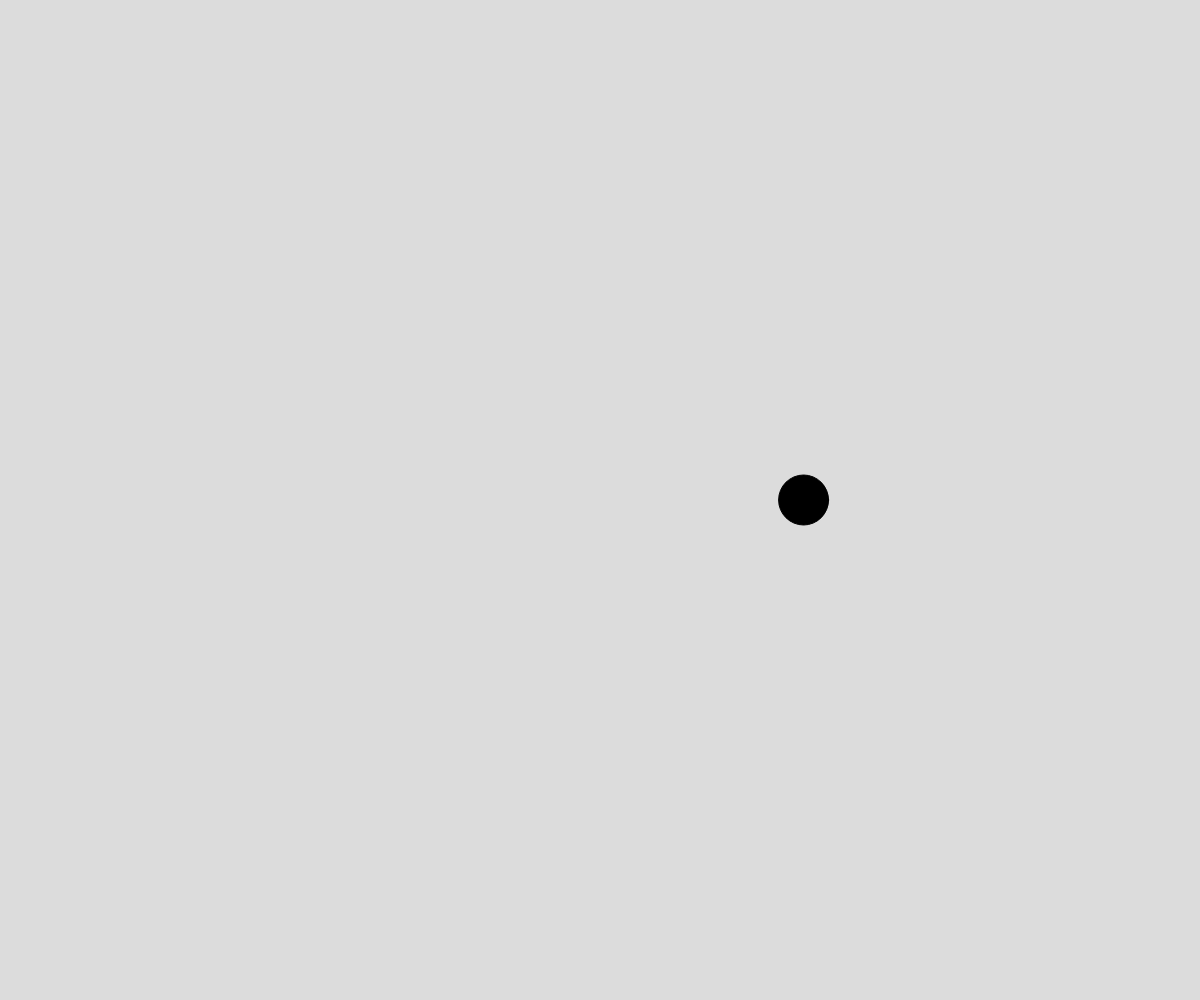
Frame 1 (no input)
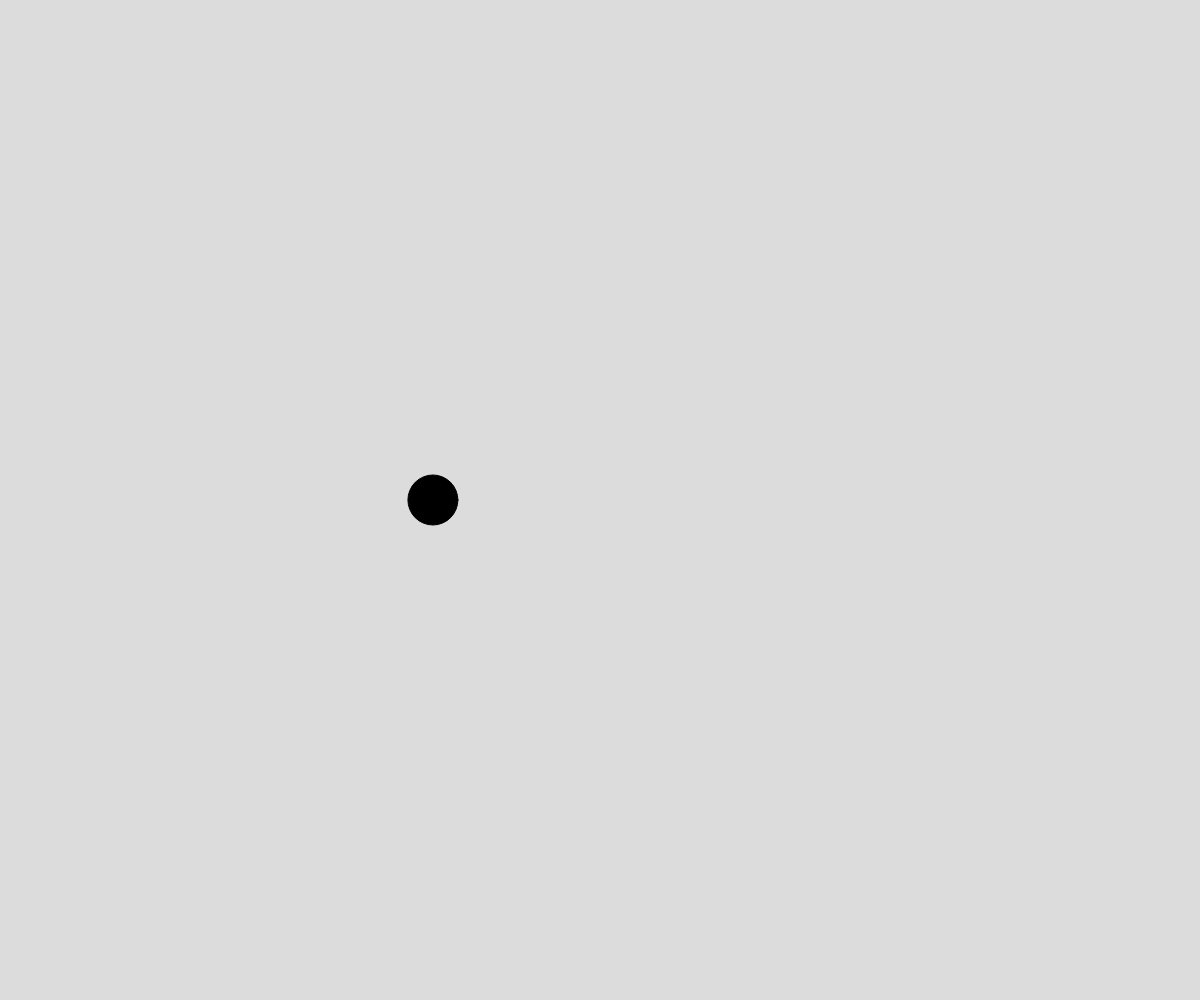
Frame 60 (no input)
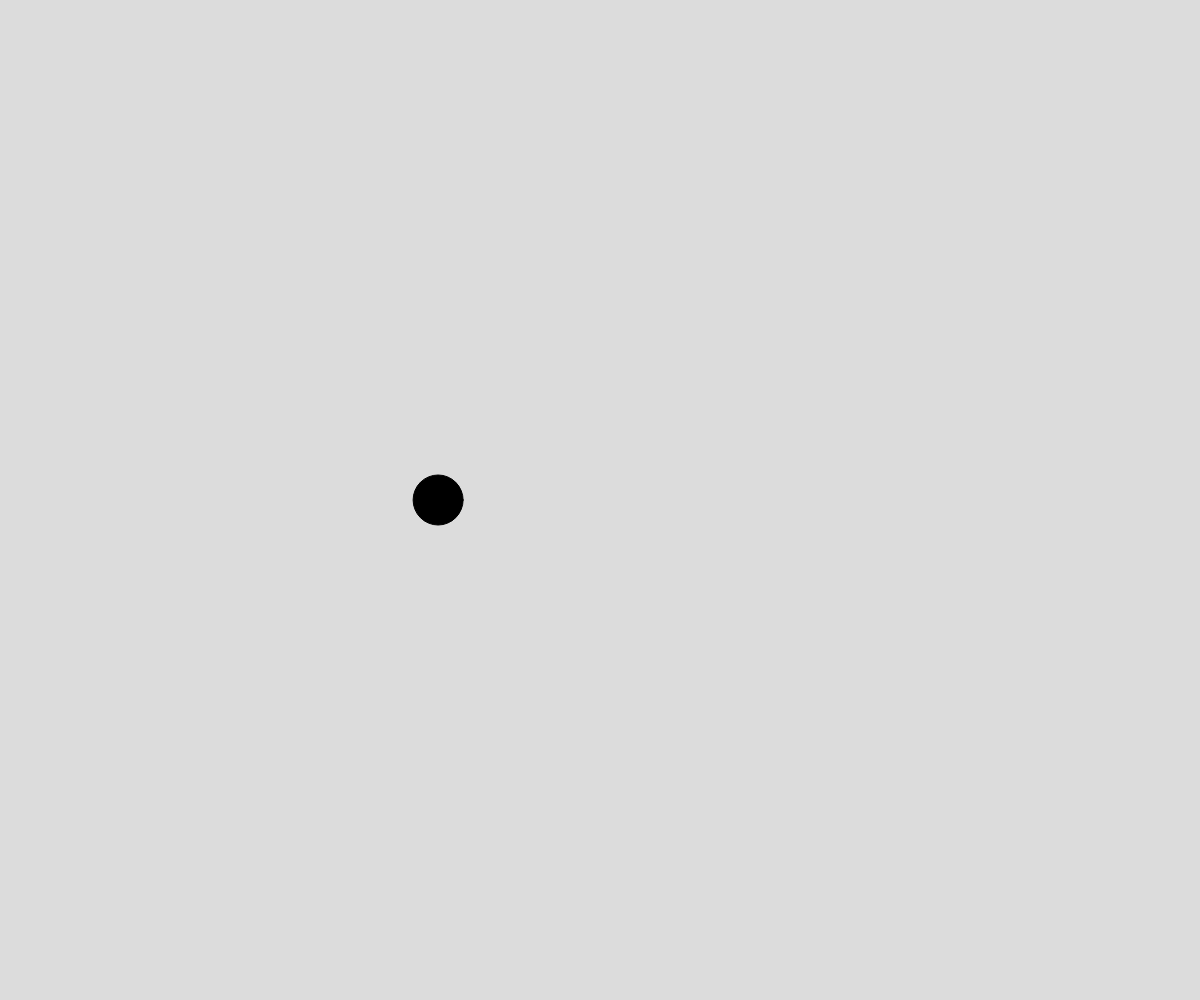
Frame 120 (the mouse pressed at the canvas centre since frame 60)

The p5.js sketch that drew these frames (run headless with seeded random() and noise() and a simulated clock; from frame 60 on, the mouse is pressed at the canvas centre):

// p5.js sketch
// ── sketch.js
// Project Title
// Your Name
// Date
//
// Extra for Experts:
// - describe what you did to take this project "above and beyond"

let time = 0;

function setup() {
  createCanvas(windowWidth, windowHeight);
}

function draw() {
  background(220);

  fill("black");

  let x = noise(time) * width;
  circle(x, height/2, 50);

  time += 0.01;
}
